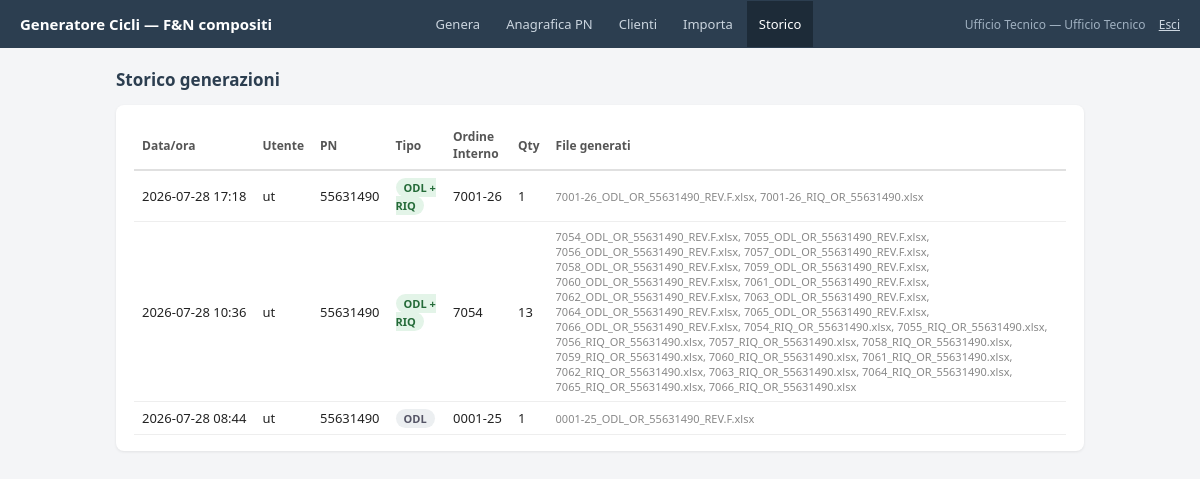
The page /storico (signed in) on the database its author committed.
### tables this page shows
CREATE TABLE log_generazione (
    id INTEGER PRIMARY KEY AUTOINCREMENT,
    quando TEXT NOT NULL,
    utente_id INTEGER REFERENCES utente(id) ON DELETE SET NULL,
    username TEXT NOT NULL DEFAULT '',
    pn TEXT NOT NULL DEFAULT '',
    tipi_documento TEXT NOT NULL DEFAULT '',
    ordine_interno TEXT NOT NULL DEFAULT '',
    quantita INTEGER NOT NULL DEFAULT 0,
    file_generati TEXT NOT NULL DEFAULT ''
);

### web/app.py (the view)
@app.route("/storico")
@login_richiesto
def storico():
    return render_template("storico.html", righe=db.storico())

### web/app.py (called while the page is built)
def login_richiesto(vista):
    @functools.wraps(vista)
    def wrapper(*args, **kwargs):
        if "utente_id" not in session:
            return redirect(url_for("login"))
        return vista(*args, **kwargs)
    return wrapper

@app.context_processor
def variabili_comuni():
    ruolo = session.get("ruolo", "")
    return {
        "puo_redigere": permessi.puo(ruolo, "redige"),
        "puo_compilare": permessi.puo(ruolo, "compila"),
        "puo_revisionare": permessi.puo(ruolo, "revisiona"),
        "etichetta_ruolo": permessi.ETICHETTE_RUOLO.get(ruolo, ruolo),
    }

### web/db.py (called while the page is built)
def connessione() -> sqlite3.Connection:
    DB_PATH.parent.mkdir(parents=True, exist_ok=True)
    conn = sqlite3.connect(DB_PATH)
    conn.row_factory = sqlite3.Row
    conn.execute("PRAGMA foreign_keys = ON")
    return conn

def storico(limite: int = 100) -> list[sqlite3.Row]:
    with connessione() as conn:
        return conn.execute(
            "SELECT * FROM log_generazione ORDER BY id DESC LIMIT ?",
            (limite,)).fetchall()

### web/permessi.py (called while the page is built)
def puo(ruolo: str, azione: str) -> bool:
    return azione in AZIONI_PER_RUOLO.get(ruolo, set())

### web/templates/storico.html (shortened to what this page needs)
{% extends "base.html" %}
{% set attiva = 'storico' %}
{% block contenuto %}
<h2>Storico generazioni</h2>
{% if righe %}
<div class="card" style="overflow-x:auto">
  <table>
    <thead>
      <tr>
        <th>Data/ora</th>
        <th>Utente</th>
        <th>PN</th>
        <th>Tipo</th>
        <th>Ordine Interno</th>
        <th>Qty</th>
        <th>File generati</th>
      </tr>
    </thead>
    <tbody>
      {% for r in righe %}
      <tr>
        <td style="white-space:nowrap">{{ r.quando[:16].replace('T', ' ') }}</td>
        <td>{{ r.username }}</td>
        <td>{{ r.pn }}</td>
        <td>
          {% if 'riq' in r.tipi_documento %}
            <span class="badge ok">ODL + RIQ</span>
          {% elif 'cqc' in r.tipi_documento %}
            <span class="badge attesa">CQC</span>
          {% else %}
            <span class="badge neutro">ODL</span>
          {% endif %}
        </td>
        <td>{{ r.ordine_interno }}</td>
        <td>{{ r.quantita }}</td>
        <td class="aiuto">
          {% if r.file_generati %}
            {{ r.file_generati.replace('\n', ', ') }}
          {% else %}—{% endif %}
        </td>
      </tr>
      {% endfor %}
    </tbody>
  </table>
</div>
{% else %}
<div class="card"><p class="vuoto">Nessuna generazione registrata.</p></div>
{% endif %}
{% endblock %}

### web/templates/base.html (shortened to what this page needs)
<!doctype html>
<html lang="it">
<head>
</head>
<body>
{% if session.get('utente_id') %}
<header>
  <span class="marchio">Generatore Cicli — F&amp;N compositi</span>
  <nav>
    <a href="{{ url_for('dashboard') }}" {% if attiva == 'genera' %}class="attivo"{% endif %}>Genera</a>
    <a href="{{ url_for('pn_elenco') }}" {% if attiva == 'pn' %}class="attivo"{% endif %}>Anagrafica PN</a>
    <a href="{{ url_for('clienti') }}" {% if attiva == 'clienti' %}class="attivo"{% endif %}>Clienti</a>
    {% if puo_redigere %}
      <a href="{{ url_for('importa_anagrafica') }}" {% if attiva == 'importa' %}class="attivo"{% endif %}>Importa</a>
    {% endif %}
    <a href="{{ url_for('storico') }}" {% if attiva == 'storico' %}class="attivo"{% endif %}>Storico</a>
  </nav>
  <span class="utente">
    {{ session.get('nome_visualizzato') or session.get('username') }} — {{ etichetta_ruolo }}
    <a href="{{ url_for('logout') }}">Esci</a>
  </span>
</header>
{% endif %}
<main>
  {% block contenuto %}{% endblock %}
</main>
</body>
</html>

### web/templates/base.html (style rules this page uses)
* { box-sizing: border-box; }
body { font-family: system-ui, -apple-system, sans-serif; background: #f4f5f7; margin: 0; color: #222; font-size: 14px; }
header { background: #2c3e50; color: white; padding: 0 20px; display: flex; justify-content: space-between; align-items: center; flex-wrap: wrap; }
header .marchio { font-size: 15px; font-weight: 600; padding: 14px 0; }
nav { display: flex; gap: 2px; }
nav a { color: #cbd5df; font-size: 13px; text-decoration: none; padding: 14px 12px; }
nav a.attivo { background: #1d2b38; color: white; }
.utente { font-size: 12px; color: #9fb0c0; padding: 14px 0; }
.utente a { color: #cbd5df; margin-left: 10px; }
main { max-width: 1000px; margin: 20px auto; padding: 0 16px 40px; }
h2 { font-size: 17px; color: #2c3e50; margin: 0 0 14px; font-weight: 600; }
.card { background: white; border-radius: 8px; padding: 16px 18px; margin-bottom: 14px; box-shadow: 0 1px 3px rgba(0,0,0,0.08); }
.aiuto { font-size: 11px; color: #888; margin-top: 3px; }
table { width: 100%; border-collapse: collapse; font-size: 13px; }
th { text-align: left; font-weight: 600; color: #555; padding: 7px 8px; border-bottom: 2px solid #e0e0e0; font-size: 12px; }
td { padding: 7px 8px; border-bottom: 1px solid #eee; vertical-align: middle; }
.badge { font-size: 11px; padding: 2px 8px; border-radius: 10px; font-weight: 600; }
.badge.ok { background: #e3f4e8; color: #256b39; }
.badge.neutro { background: #eceff1; color: #556; }

### rows shown on the page
log_generazione: quando "2026-07-28 17:18", username "ut", pn "55631490", tipi_documento "ODL + RIQ", ordine_interno "7001-26", quantita "1", file_generati.replace "7001-26_ODL_OR_55631490_REV.F.xlsx, 7001-26_RIQ_OR_55631490.xlsx"
log_generazione: quando "2026-07-28 10:36", username "ut", pn "55631490", tipi_documento "ODL + RIQ", ordine_interno "7054", quantita "13", file_generati.replace "7054_ODL_OR_55631490_REV.F.xlsx, 7055_ODL_OR_55631490_REV.F.xlsx, 7056_ODL_OR_55631490_REV.F.xlsx, 7057_ODL_OR_55631490_REV.F.xlsx, 7058_ODL_OR_55631490_REV.F.xlsx, 7059_ODL_OR_55631490_REV.F.xlsx, 7060_ODL_OR_55631490_REV.F.xlsx, 7061_ODL_OR_55631490_REV.F.xlsx, 7062_ODL_OR_55631490_REV.F.xlsx, 7063_ODL_OR_55631490_REV.F.xlsx, 7064_ODL_OR_55631490_REV.F.xlsx, 7065_ODL_OR_55631490_REV.F.xlsx, 7066_ODL_OR_55631490_REV.F.xlsx, 7054_RIQ_OR_55631490.xlsx, 7055_RIQ_OR_55631490.xlsx, 7056_RIQ_OR_55631490.xlsx, 7057_RIQ_OR_55631490.xlsx, 7058_RIQ_OR_55631490.xlsx, 7059_RIQ_OR_55631490.xlsx, 7060_RIQ_OR_55631490.xlsx, 7061_RIQ_OR_55631490.xlsx, 7062_RIQ_OR_55631490.xlsx, 7063_RIQ_OR_55631490.xlsx,…"
log_generazione: quando "2026-07-28 08:44", username "ut", pn "55631490", tipi_documento "ODL", ordine_interno "0001-25", quantita "1", file_generati.replace "0001-25_ODL_OR_55631490_REV.F.xlsx"

### other values the page prints
{{ session.get('nome_visualizzato') or session.get('username') }} "Ufficio Tecnico"
{{ etichetta_ruolo }} "Ufficio Tecnico"
